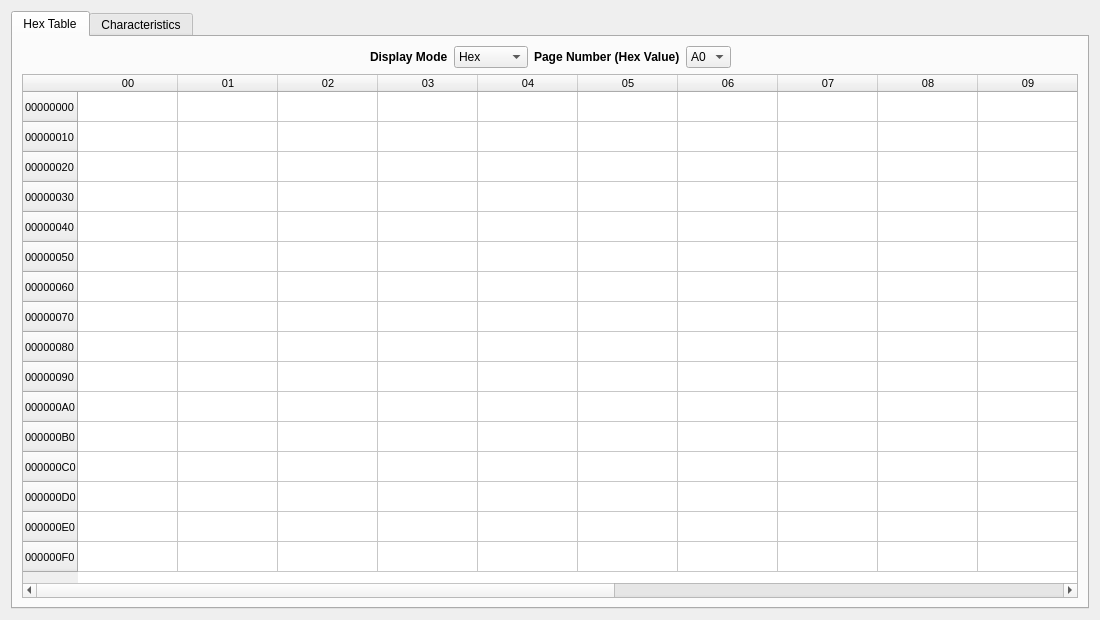
<?xml version="1.0" encoding="UTF-8"?>
<ui version="4.0">
 <class>Dialog</class>
 <widget class="QDialog" name="Dialog">
  <property name="geometry">
   <rect>
    <x>0</x>
    <y>0</y>
    <width>1100</width>
    <height>620</height>
   </rect>
  </property>
  <property name="windowTitle">
   <string>Dialog</string>
  </property>
  <property name="modal">
   <bool>false</bool>
  </property>
  <layout class="QGridLayout" name="gridLayout_2">
   <item row="0" column="0">
    <widget class="QTabWidget" name="tabWidget">
     <property name="font">
      <font>
       <weight>50</weight>
       <bold>false</bold>
      </font>
     </property>
     <property name="currentIndex">
      <number>0</number>
     </property>
     <widget class="QWidget" name="tab">
      <attribute name="title">
       <string>Hex Table</string>
      </attribute>
      <layout class="QGridLayout" name="gridLayout">
       <item row="4" column="1">
        <widget class="QTableWidget" name="tableWidget">
         <property name="editTriggers">
          <set>QAbstractItemView::NoEditTriggers</set>
         </property>
         <row>
          <property name="text">
           <string>00000000</string>
          </property>
          <property name="font">
           <font>
            <pointsize>8</pointsize>
           </font>
          </property>
         </row>
         <row>
          <property name="text">
           <string>00000010</string>
          </property>
          <property name="font">
           <font>
            <pointsize>8</pointsize>
           </font>
          </property>
         </row>
         <row>
          <property name="text">
           <string>00000020</string>
          </property>
          <property name="font">
           <font>
            <pointsize>8</pointsize>
           </font>
          </property>
         </row>
         <row>
          <property name="text">
           <string>00000030</string>
          </property>
          <property name="font">
           <font>
            <pointsize>8</pointsize>
           </font>
          </property>
         </row>
         <row>
          <property name="text">
           <string>00000040</string>
          </property>
          <property name="font">
           <font>
            <pointsize>8</pointsize>
           </font>
          </property>
         </row>
         <row>
          <property name="text">
           <string>00000050</string>
          </property>
          <property name="font">
           <font>
            <pointsize>8</pointsize>
           </font>
          </property>
         </row>
         <row>
          <property name="text">
           <string>00000060</string>
          </property>
          <property name="font">
           <font>
            <pointsize>8</pointsize>
           </font>
          </property>
         </row>
         <row>
          <property name="text">
           <string>00000070</string>
          </property>
          <property name="font">
           <font>
            <pointsize>8</pointsize>
           </font>
          </property>
         </row>
         <row>
          <property name="text">
           <string>00000080</string>
          </property>
          <property name="font">
           <font>
            <pointsize>8</pointsize>
           </font>
          </property>
         </row>
         <row>
          <property name="text">
           <string>00000090</string>
          </property>
          <property name="font">
           <font>
            <pointsize>8</pointsize>
           </font>
          </property>
         </row>
         <row>
          <property name="text">
           <string>000000A0</string>
          </property>
          <property name="font">
           <font>
            <pointsize>8</pointsize>
           </font>
          </property>
         </row>
         <row>
          <property name="text">
           <string>000000B0</string>
          </property>
          <property name="font">
           <font>
            <pointsize>8</pointsize>
           </font>
          </property>
         </row>
         <row>
          <property name="text">
           <string>000000C0</string>
          </property>
          <property name="font">
           <font>
            <pointsize>8</pointsize>
           </font>
          </property>
         </row>
         <row>
          <property name="text">
           <string>000000D0</string>
          </property>
          <property name="font">
           <font>
            <pointsize>8</pointsize>
           </font>
          </property>
         </row>
         <row>
          <property name="text">
           <string>000000E0</string>
          </property>
          <property name="font">
           <font>
            <pointsize>8</pointsize>
           </font>
          </property>
         </row>
         <row>
          <property name="text">
           <string>000000F0</string>
          </property>
          <property name="font">
           <font>
            <pointsize>8</pointsize>
           </font>
          </property>
         </row>
         <column>
          <property name="text">
           <string>00</string>
          </property>
          <property name="font">
           <font>
            <pointsize>8</pointsize>
            <weight>50</weight>
            <bold>false</bold>
           </font>
          </property>
         </column>
         <column>
          <property name="text">
           <string>01</string>
          </property>
          <property name="font">
           <font>
            <pointsize>8</pointsize>
           </font>
          </property>
         </column>
         <column>
          <property name="text">
           <string>02</string>
          </property>
          <property name="font">
           <font>
            <pointsize>8</pointsize>
           </font>
          </property>
         </column>
         <column>
          <property name="text">
           <string>03</string>
          </property>
          <property name="font">
           <font>
            <pointsize>8</pointsize>
           </font>
          </property>
         </column>
         <column>
          <property name="text">
           <string>04</string>
          </property>
          <property name="font">
           <font>
            <pointsize>8</pointsize>
           </font>
          </property>
         </column>
         <column>
          <property name="text">
           <string>05</string>
          </property>
          <property name="font">
           <font>
            <pointsize>8</pointsize>
           </font>
          </property>
         </column>
         <column>
          <property name="text">
           <string>06</string>
          </property>
          <property name="font">
           <font>
            <pointsize>8</pointsize>
           </font>
          </property>
         </column>
         <column>
          <property name="text">
           <string>07</string>
          </property>
          <property name="font">
           <font>
            <pointsize>8</pointsize>
           </font>
          </property>
         </column>
         <column>
          <property name="text">
           <string>08</string>
          </property>
          <property name="font">
           <font>
            <pointsize>8</pointsize>
           </font>
          </property>
         </column>
         <column>
          <property name="text">
           <string>09</string>
          </property>
          <property name="font">
           <font>
            <pointsize>8</pointsize>
           </font>
          </property>
         </column>
         <column>
          <property name="text">
           <string>0A</string>
          </property>
          <property name="font">
           <font>
            <pointsize>8</pointsize>
           </font>
          </property>
         </column>
         <column>
          <property name="text">
           <string>0B</string>
          </property>
          <property name="font">
           <font>
            <pointsize>8</pointsize>
           </font>
          </property>
         </column>
         <column>
          <property name="text">
           <string>0C</string>
          </property>
          <property name="font">
           <font>
            <pointsize>8</pointsize>
           </font>
          </property>
         </column>
         <column>
          <property name="text">
           <string>0D</string>
          </property>
          <property name="font">
           <font>
            <pointsize>8</pointsize>
           </font>
          </property>
         </column>
         <column>
          <property name="text">
           <string>0E</string>
          </property>
          <property name="font">
           <font>
            <pointsize>8</pointsize>
           </font>
          </property>
         </column>
         <column>
          <property name="text">
           <string>0F</string>
          </property>
          <property name="font">
           <font>
            <pointsize>8</pointsize>
           </font>
          </property>
         </column>
         <item row="0" column="0">
          <property name="text">
           <string/>
          </property>
          <property name="font">
           <font>
            <pointsize>8</pointsize>
           </font>
          </property>
          <property name="textAlignment">
           <set>AlignCenter</set>
          </property>
          <property name="flags">
           <set>ItemIsSelectable|ItemIsUserCheckable|ItemIsEnabled</set>
          </property>
         </item>
        </widget>
       </item>
       <item row="0" column="1">
        <layout class="QGridLayout" name="gridLayout_3">
         <item row="0" column="5">
          <spacer name="horizontalSpacer_2">
           <property name="orientation">
            <enum>Qt::Horizontal</enum>
           </property>
           <property name="sizeHint" stdset="0">
            <size>
             <width>40</width>
             <height>20</height>
            </size>
           </property>
          </spacer>
         </item>
         <item row="0" column="4">
          <widget class="QComboBox" name="comboBox_2">
           <item>
            <property name="text">
             <string>A0</string>
            </property>
           </item>
           <item>
            <property name="text">
             <string>A2</string>
            </property>
           </item>
          </widget>
         </item>
         <item row="0" column="1">
          <widget class="QLabel" name="label">
           <property name="font">
            <font>
             <weight>75</weight>
             <bold>true</bold>
            </font>
           </property>
           <property name="text">
            <string>Display Mode</string>
           </property>
          </widget>
         </item>
         <item row="0" column="0">
          <spacer name="horizontalSpacer">
           <property name="orientation">
            <enum>Qt::Horizontal</enum>
           </property>
           <property name="sizeHint" stdset="0">
            <size>
             <width>40</width>
             <height>20</height>
            </size>
           </property>
          </spacer>
         </item>
         <item row="0" column="3">
          <widget class="QLabel" name="label_2">
           <property name="font">
            <font>
             <weight>75</weight>
             <bold>true</bold>
            </font>
           </property>
           <property name="text">
            <string>Page Number (Hex Value)</string>
           </property>
          </widget>
         </item>
         <item row="0" column="2">
          <widget class="QComboBox" name="comboBox">
           <item>
            <property name="text">
             <string>Hex</string>
            </property>
           </item>
           <item>
            <property name="text">
             <string>Decimal</string>
            </property>
           </item>
           <item>
            <property name="text">
             <string>ASCII</string>
            </property>
           </item>
          </widget>
         </item>
        </layout>
       </item>
      </layout>
     </widget>
     <widget class="QWidget" name="tab_2">
      <attribute name="title">
       <string>Characteristics</string>
      </attribute>
     </widget>
    </widget>
   </item>
  </layout>
 </widget>
 <resources/>
 <connections/>
</ui>
